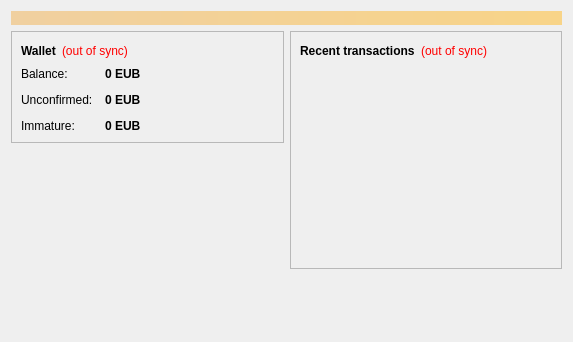
<?xml version="1.0" encoding="UTF-8"?>
<ui version="4.0">
 <class>OverviewPage</class>
 <widget class="QWidget" name="OverviewPage">
  <property name="geometry">
   <rect>
    <x>0</x>
    <y>0</y>
    <width>573</width>
    <height>342</height>
   </rect>
  </property>
  <property name="windowTitle">
   <string>Form</string>
  </property>
  <layout class="QVBoxLayout" name="topLayout">
   <item>
    <widget class="QLabel" name="labelAlerts">
     <property name="visible">
      <bool>false</bool>
     </property>
     <property name="styleSheet">
      <string notr="true">background-color: qlineargradient(x1: 0, y1: 0, x2: 1, y2: 0, stop:0 #F0D0A0, stop:1 #F8D488); color:#000000;</string>
     </property>
     <property name="wordWrap">
      <bool>true</bool>
     </property>
     <property name="margin">
      <number>3</number>
     </property>
    </widget>
   </item>
   <item>
    <layout class="QHBoxLayout" name="horizontalLayout" stretch="1,1">
     <item>
      <layout class="QVBoxLayout" name="verticalLayout_2">
       <item>
        <widget class="QFrame" name="frame">
         <property name="frameShape">
          <enum>QFrame::StyledPanel</enum>
         </property>
         <property name="frameShadow">
          <enum>QFrame::Raised</enum>
         </property>
         <layout class="QVBoxLayout" name="verticalLayout_4">
          <item>
           <layout class="QHBoxLayout" name="horizontalLayout_4">
            <item>
             <widget class="QLabel" name="label_5">
              <property name="font">
               <font>
                <weight>75</weight>
                <bold>true</bold>
               </font>
              </property>
              <property name="text">
               <string>Wallet</string>
              </property>
             </widget>
            </item>
            <item>
             <widget class="QLabel" name="labelWalletStatus">
              <property name="toolTip">
               <string>The displayed information may be out of date. Your wallet automatically synchronizes with the Eurobit network after a connection is established, but this process has not completed yet.</string>
              </property>
              <property name="styleSheet">
               <string notr="true">QLabel { color: red; }</string>
              </property>
              <property name="text">
               <string notr="true">(out of sync)</string>
              </property>
              <property name="alignment">
               <set>Qt::AlignLeading|Qt::AlignLeft|Qt::AlignVCenter</set>
              </property>
             </widget>
            </item>
            <item>
             <spacer name="horizontalSpacer_2">
              <property name="orientation">
               <enum>Qt::Horizontal</enum>
              </property>
              <property name="sizeHint" stdset="0">
               <size>
                <width>40</width>
                <height>20</height>
               </size>
              </property>
             </spacer>
            </item>
           </layout>
          </item>
          <item>
           <layout class="QFormLayout" name="formLayout_2">
            <property name="fieldGrowthPolicy">
             <enum>QFormLayout::AllNonFixedFieldsGrow</enum>
            </property>
            <property name="horizontalSpacing">
             <number>12</number>
            </property>
            <property name="verticalSpacing">
             <number>12</number>
            </property>
            <item row="0" column="0">
             <widget class="QLabel" name="label">
              <property name="text">
               <string>Balance:</string>
              </property>
             </widget>
            </item>
            <item row="0" column="1">
             <widget class="QLabel" name="labelBalance">
              <property name="font">
               <font>
                <weight>75</weight>
                <bold>true</bold>
               </font>
              </property>
              <property name="cursor">
               <cursorShape>IBeamCursor</cursorShape>
              </property>
              <property name="toolTip">
               <string>Your current balance</string>
              </property>
              <property name="text">
               <string notr="true">0 EUB</string>
              </property>
              <property name="textInteractionFlags">
               <set>Qt::LinksAccessibleByMouse|Qt::TextSelectableByKeyboard|Qt::TextSelectableByMouse</set>
              </property>
             </widget>
            </item>
            <item row="1" column="0">
             <widget class="QLabel" name="label_3">
              <property name="text">
               <string>Unconfirmed:</string>
              </property>
             </widget>
            </item>
            <item row="1" column="1">
             <widget class="QLabel" name="labelUnconfirmed">
              <property name="font">
               <font>
                <weight>75</weight>
                <bold>true</bold>
               </font>
              </property>
              <property name="cursor">
               <cursorShape>IBeamCursor</cursorShape>
              </property>
              <property name="toolTip">
               <string>Total of transactions that have yet to be confirmed, and do not yet count toward the current balance</string>
              </property>
              <property name="text">
               <string notr="true">0 EUB</string>
              </property>
              <property name="textInteractionFlags">
               <set>Qt::LinksAccessibleByMouse|Qt::TextSelectableByKeyboard|Qt::TextSelectableByMouse</set>
              </property>
             </widget>
            </item>
            <item row="2" column="0">
             <widget class="QLabel" name="labelImmatureText">
              <property name="text">
               <string>Immature:</string>
              </property>
             </widget>
            </item>
            <item row="2" column="1">
             <widget class="QLabel" name="labelImmature">
              <property name="font">
               <font>
                <weight>75</weight>
                <bold>true</bold>
               </font>
              </property>
              <property name="toolTip">
               <string>Mined balance that has not yet matured</string>
              </property>
              <property name="text">
               <string notr="true">0 EUB</string>
              </property>
              <property name="textInteractionFlags">
               <set>Qt::LinksAccessibleByMouse|Qt::TextSelectableByKeyboard|Qt::TextSelectableByMouse</set>
              </property>
             </widget>
            </item>
           </layout>
          </item>
         </layout>
        </widget>
       </item>
       <item>
        <spacer name="verticalSpacer">
         <property name="orientation">
          <enum>Qt::Vertical</enum>
         </property>
         <property name="sizeHint" stdset="0">
          <size>
           <width>20</width>
           <height>40</height>
          </size>
         </property>
        </spacer>
       </item>
      </layout>
     </item>
     <item>
      <layout class="QVBoxLayout" name="verticalLayout_3">
       <item>
        <widget class="QFrame" name="frame_2">
         <property name="frameShape">
          <enum>QFrame::StyledPanel</enum>
         </property>
         <property name="frameShadow">
          <enum>QFrame::Raised</enum>
         </property>
         <layout class="QVBoxLayout" name="verticalLayout">
          <item>
           <layout class="QHBoxLayout" name="horizontalLayout_2">
            <item>
             <widget class="QLabel" name="label_4">
              <property name="text">
               <string>&lt;b&gt;Recent transactions&lt;/b&gt;</string>
              </property>
             </widget>
            </item>
            <item>
             <widget class="QLabel" name="labelTransactionsStatus">
              <property name="toolTip">
               <string>The displayed information may be out of date. Your wallet automatically synchronizes with the Eurobit network after a connection is established, but this process has not completed yet.</string>
              </property>
              <property name="styleSheet">
               <string notr="true">QLabel { color: red; }</string>
              </property>
              <property name="text">
               <string notr="true">(out of sync)</string>
              </property>
              <property name="alignment">
               <set>Qt::AlignRight|Qt::AlignTrailing|Qt::AlignVCenter</set>
              </property>
             </widget>
            </item>
            <item>
             <spacer name="horizontalSpacer">
              <property name="orientation">
               <enum>Qt::Horizontal</enum>
              </property>
              <property name="sizeHint" stdset="0">
               <size>
                <width>40</width>
                <height>20</height>
               </size>
              </property>
             </spacer>
            </item>
           </layout>
          </item>
          <item>
           <widget class="QListView" name="listTransactions">
            <property name="styleSheet">
             <string notr="true">QListView { background: transparent; }</string>
            </property>
            <property name="frameShape">
             <enum>QFrame::NoFrame</enum>
            </property>
            <property name="verticalScrollBarPolicy">
             <enum>Qt::ScrollBarAlwaysOff</enum>
            </property>
            <property name="horizontalScrollBarPolicy">
             <enum>Qt::ScrollBarAlwaysOff</enum>
            </property>
            <property name="selectionMode">
             <enum>QAbstractItemView::NoSelection</enum>
            </property>
           </widget>
          </item>
         </layout>
        </widget>
       </item>
       <item>
        <spacer name="verticalSpacer_2">
         <property name="orientation">
          <enum>Qt::Vertical</enum>
         </property>
         <property name="sizeHint" stdset="0">
          <size>
           <width>20</width>
           <height>40</height>
          </size>
         </property>
        </spacer>
       </item>
      </layout>
     </item>
    </layout>
   </item>
  </layout>
 </widget>
 <resources/>
 <connections/>
</ui>
